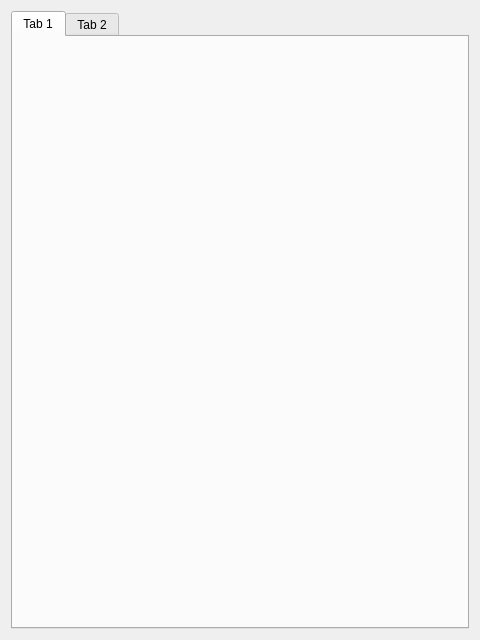
<?xml version="1.0" encoding="UTF-8"?>
<ui version="4.0">
 <class>Form</class>
 <widget class="QWidget" name="Form">
  <property name="enabled">
   <bool>true</bool>
  </property>
  <property name="geometry">
   <rect>
    <x>0</x>
    <y>0</y>
    <width>480</width>
    <height>640</height>
   </rect>
  </property>
  <property name="windowTitle">
   <string>Form</string>
  </property>
  <layout class="QVBoxLayout" name="verticalLayout">
   <item>
    <widget class="QTabWidget" name="tabWidget">
     <widget class="QWidget" name="tab">
      <attribute name="title">
       <string>Tab 1</string>
      </attribute>
     </widget>
     <widget class="QWidget" name="tab_2">
      <attribute name="title">
       <string>Tab 2</string>
      </attribute>
     </widget>
    </widget>
   </item>
  </layout>
 </widget>
 <resources/>
 <connections/>
</ui>
